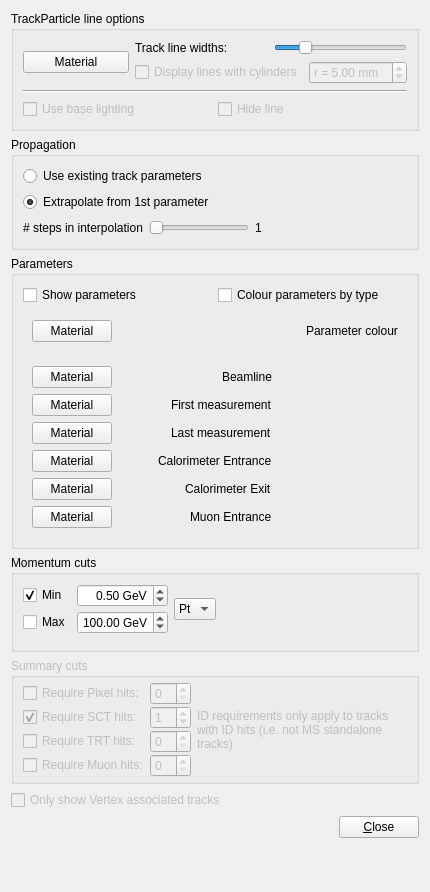
<?xml version="1.0" encoding="UTF-8"?>
<ui version="4.0">
 <class>TrackParticleCollectionSettingsForm</class>
 <widget class="QWidget" name="TrackParticleCollectionSettingsForm">
  <property name="geometry">
   <rect>
    <x>0</x>
    <y>0</y>
    <width>430</width>
    <height>892</height>
   </rect>
  </property>
  <property name="windowTitle">
   <string>Form</string>
  </property>
  <layout class="QVBoxLayout" name="verticalLayout_5">
   <item>
    <widget class="QGroupBox" name="groupBox_4">
     <property name="title">
      <string>TrackParticle line options</string>
     </property>
     <property name="checkable">
      <bool>false</bool>
     </property>
     <layout class="QVBoxLayout" name="verticalLayout_3">
      <item>
       <layout class="QHBoxLayout" name="horizontalLayout_4">
        <item>
         <widget class="VP1MaterialButton" name="pushButton_matButton">
          <property name="text">
           <string>Material</string>
          </property>
         </widget>
        </item>
        <item>
         <layout class="QVBoxLayout" name="verticalLayout">
          <item>
           <layout class="QHBoxLayout" name="horizontalLayout_2">
            <item>
             <widget class="QLabel" name="label_4">
              <property name="text">
               <string>Track line widths:</string>
              </property>
             </widget>
            </item>
            <item>
             <widget class="QSlider" name="horizontalSlider_trackWidth">
              <property name="sizePolicy">
               <sizepolicy hsizetype="Preferred" vsizetype="Fixed">
                <horstretch>0</horstretch>
                <verstretch>0</verstretch>
               </sizepolicy>
              </property>
              <property name="minimumSize">
               <size>
                <width>100</width>
                <height>0</height>
               </size>
              </property>
              <property name="maximum">
               <number>100</number>
              </property>
              <property name="singleStep">
               <number>10</number>
              </property>
              <property name="value">
               <number>20</number>
              </property>
              <property name="orientation">
               <enum>Qt::Horizontal</enum>
              </property>
             </widget>
            </item>
           </layout>
          </item>
          <item>
           <layout class="QHBoxLayout" name="horizontalLayout">
            <item>
             <widget class="QCheckBox" name="checkBox_trackTubes">
              <property name="enabled">
               <bool>false</bool>
              </property>
              <property name="text">
               <string>Display lines with cylinders</string>
              </property>
             </widget>
            </item>
            <item>
             <widget class="QDoubleSpinBox" name="doubleSpinBox_trackTubesRadiusMM">
              <property name="enabled">
               <bool>false</bool>
              </property>
              <property name="prefix">
               <string>r = </string>
              </property>
              <property name="suffix">
               <string> mm</string>
              </property>
              <property name="minimum">
               <double>0.010000000000000</double>
              </property>
              <property name="value">
               <double>5.000000000000000</double>
              </property>
             </widget>
            </item>
           </layout>
          </item>
         </layout>
        </item>
       </layout>
      </item>
      <item>
       <widget class="Line" name="line">
        <property name="orientation">
         <enum>Qt::Horizontal</enum>
        </property>
       </widget>
      </item>
      <item>
       <layout class="QHBoxLayout" name="horizontalLayout_3">
        <item>
         <widget class="QCheckBox" name="checkBox_tracksUseBaseLightModel">
          <property name="enabled">
           <bool>false</bool>
          </property>
          <property name="toolTip">
           <string>Use a less advanced light model for the tracks. This might lead to more clearly visible tracks (but transparency will not be taken into account)</string>
          </property>
          <property name="text">
           <string>Use base lighting</string>
          </property>
         </widget>
        </item>
        <item>
         <widget class="QCheckBox" name="checkBox_hideactualpaths">
          <property name="enabled">
           <bool>false</bool>
          </property>
          <property name="toolTip">
           <string>Do not display the actual tracks. Projections and other track details (measurements, errors, ...) will still be shown.</string>
          </property>
          <property name="text">
           <string>Hide line</string>
          </property>
         </widget>
        </item>
       </layout>
      </item>
     </layout>
    </widget>
   </item>
   <item>
    <widget class="QGroupBox" name="groupBox_2">
     <property name="title">
      <string>Propagation</string>
     </property>
     <layout class="QVBoxLayout" name="verticalLayout_9">
      <item>
       <layout class="QVBoxLayout" name="verticalLayout_8">
        <item>
         <widget class="QRadioButton" name="radioButton_existingParameters">
          <property name="enabled">
           <bool>true</bool>
          </property>
          <property name="toolTip">
           <string>Try to use a simpler method to draw tracks</string>
          </property>
          <property name="text">
           <string>Use existing track parameters  </string>
          </property>
         </widget>
        </item>
        <item>
         <widget class="QRadioButton" name="radioButton_extrapolate">
          <property name="text">
           <string>Extrapolate from 1st parameter</string>
          </property>
          <property name="checked">
           <bool>true</bool>
          </property>
         </widget>
        </item>
       </layout>
      </item>
      <item>
       <layout class="QHBoxLayout" name="horizontalLayout_17">
        <item>
         <widget class="QLabel" name="label_2">
          <property name="text">
           <string># steps in interpolation</string>
          </property>
         </widget>
        </item>
        <item>
         <widget class="QSlider" name="horizontalSlider_numBezierSteps">
          <property name="sizePolicy">
           <sizepolicy hsizetype="Preferred" vsizetype="Fixed">
            <horstretch>0</horstretch>
            <verstretch>0</verstretch>
           </sizepolicy>
          </property>
          <property name="minimumSize">
           <size>
            <width>100</width>
            <height>0</height>
           </size>
          </property>
          <property name="minimum">
           <number>1</number>
          </property>
          <property name="maximum">
           <number>10</number>
          </property>
          <property name="singleStep">
           <number>1</number>
          </property>
          <property name="value">
           <number>1</number>
          </property>
          <property name="orientation">
           <enum>Qt::Horizontal</enum>
          </property>
         </widget>
        </item>
        <item>
         <widget class="QLabel" name="label_numBezierSteps">
          <property name="text">
           <string>1</string>
          </property>
         </widget>
        </item>
        <item>
         <spacer name="horizontalSpacer_11">
          <property name="orientation">
           <enum>Qt::Horizontal</enum>
          </property>
          <property name="sizeHint" stdset="0">
           <size>
            <width>40</width>
            <height>20</height>
           </size>
          </property>
         </spacer>
        </item>
       </layout>
      </item>
     </layout>
    </widget>
   </item>
   <item>
    <widget class="QGroupBox" name="groupBox">
     <property name="title">
      <string>Parameters</string>
     </property>
     <layout class="QVBoxLayout" name="verticalLayout_6">
      <item>
       <layout class="QHBoxLayout" name="horizontalLayout_14">
        <item>
         <widget class="QCheckBox" name="checkBox_showparameters">
          <property name="text">
           <string>Show parameters</string>
          </property>
         </widget>
        </item>
        <item>
         <widget class="QCheckBox" name="checkBox_parameters_colourByType">
          <property name="text">
           <string>Colour parameters by type</string>
          </property>
         </widget>
        </item>
       </layout>
      </item>
      <item>
       <widget class="QFrame" name="frame_defaultParameterColour">
        <property name="enabled">
         <bool>true</bool>
        </property>
        <property name="frameShape">
         <enum>QFrame::NoFrame</enum>
        </property>
        <property name="frameShadow">
         <enum>QFrame::Plain</enum>
        </property>
        <property name="lineWidth">
         <number>0</number>
        </property>
        <layout class="QHBoxLayout" name="horizontalLayout_16">
         <item>
          <layout class="QHBoxLayout" name="horizontalLayout_7">
           <item>
            <widget class="VP1MaterialButton" name="matButton_parametersDefaultColour">
             <property name="text">
              <string>Material</string>
             </property>
            </widget>
           </item>
           <item>
            <spacer name="horizontalSpacer_7">
             <property name="orientation">
              <enum>Qt::Horizontal</enum>
             </property>
             <property name="sizeHint" stdset="0">
              <size>
               <width>63</width>
               <height>20</height>
              </size>
             </property>
            </spacer>
           </item>
           <item>
            <widget class="QLabel" name="label_parameterColour">
             <property name="text">
              <string>Parameter colour</string>
             </property>
            </widget>
           </item>
          </layout>
         </item>
        </layout>
       </widget>
      </item>
      <item>
       <layout class="QHBoxLayout" name="horizontalLayout_15">
        <item>
         <widget class="QFrame" name="frame_parameterTypeColours">
          <property name="enabled">
           <bool>true</bool>
          </property>
          <property name="frameShape">
           <enum>QFrame::NoFrame</enum>
          </property>
          <property name="frameShadow">
           <enum>QFrame::Plain</enum>
          </property>
          <property name="lineWidth">
           <number>0</number>
          </property>
          <layout class="QVBoxLayout" name="verticalLayout_7">
           <item>
            <layout class="QHBoxLayout" name="horizontalLayout_8">
             <item>
              <widget class="VP1MaterialButton" name="pushButton_matButton_parameters_default_colour_2">
               <property name="text">
                <string>Material</string>
               </property>
              </widget>
             </item>
             <item>
              <spacer name="horizontalSpacer_3">
               <property name="orientation">
                <enum>Qt::Horizontal</enum>
               </property>
               <property name="sizeHint" stdset="0">
                <size>
                 <width>40</width>
                 <height>20</height>
                </size>
               </property>
              </spacer>
             </item>
             <item>
              <widget class="QLabel" name="label_parameterColour_2">
               <property name="text">
                <string>Beamline</string>
               </property>
              </widget>
             </item>
            </layout>
           </item>
           <item>
            <layout class="QHBoxLayout" name="horizontalLayout_9">
             <item>
              <widget class="VP1MaterialButton" name="pushButton_matButton_parameters_default_colour_3">
               <property name="text">
                <string>Material</string>
               </property>
              </widget>
             </item>
             <item>
              <spacer name="horizontalSpacer_4">
               <property name="orientation">
                <enum>Qt::Horizontal</enum>
               </property>
               <property name="sizeHint" stdset="0">
                <size>
                 <width>40</width>
                 <height>20</height>
                </size>
               </property>
              </spacer>
             </item>
             <item>
              <widget class="QLabel" name="label_parameterColour_3">
               <property name="text">
                <string>First measurement</string>
               </property>
              </widget>
             </item>
            </layout>
           </item>
           <item>
            <layout class="QHBoxLayout" name="horizontalLayout_10">
             <item>
              <widget class="VP1MaterialButton" name="pushButton_matButton_parameters_default_colour_4">
               <property name="text">
                <string>Material</string>
               </property>
              </widget>
             </item>
             <item>
              <spacer name="horizontalSpacer_5">
               <property name="orientation">
                <enum>Qt::Horizontal</enum>
               </property>
               <property name="sizeHint" stdset="0">
                <size>
                 <width>40</width>
                 <height>20</height>
                </size>
               </property>
              </spacer>
             </item>
             <item>
              <widget class="QLabel" name="label_parameterColour_4">
               <property name="text">
                <string>Last measurement</string>
               </property>
              </widget>
             </item>
            </layout>
           </item>
           <item>
            <layout class="QHBoxLayout" name="horizontalLayout_11">
             <item>
              <widget class="VP1MaterialButton" name="pushButton_matButton_parameters_default_colour_5">
               <property name="text">
                <string>Material</string>
               </property>
              </widget>
             </item>
             <item>
              <spacer name="horizontalSpacer_6">
               <property name="orientation">
                <enum>Qt::Horizontal</enum>
               </property>
               <property name="sizeHint" stdset="0">
                <size>
                 <width>40</width>
                 <height>20</height>
                </size>
               </property>
              </spacer>
             </item>
             <item>
              <widget class="QLabel" name="label_parameterColour_5">
               <property name="text">
                <string>Calorimeter Entrance</string>
               </property>
              </widget>
             </item>
            </layout>
           </item>
           <item>
            <layout class="QHBoxLayout" name="horizontalLayout_12">
             <item>
              <widget class="VP1MaterialButton" name="pushButton_matButton_parameters_default_colour_6">
               <property name="text">
                <string>Material</string>
               </property>
              </widget>
             </item>
             <item>
              <spacer name="horizontalSpacer_8">
               <property name="orientation">
                <enum>Qt::Horizontal</enum>
               </property>
               <property name="sizeHint" stdset="0">
                <size>
                 <width>40</width>
                 <height>20</height>
                </size>
               </property>
              </spacer>
             </item>
             <item>
              <widget class="QLabel" name="label_parameterColour_6">
               <property name="text">
                <string>Calorimeter Exit</string>
               </property>
              </widget>
             </item>
            </layout>
           </item>
           <item>
            <layout class="QHBoxLayout" name="horizontalLayout_13">
             <item>
              <widget class="VP1MaterialButton" name="pushButton_matButton_parameters_default_colour_7">
               <property name="text">
                <string>Material</string>
               </property>
              </widget>
             </item>
             <item>
              <spacer name="horizontalSpacer_9">
               <property name="orientation">
                <enum>Qt::Horizontal</enum>
               </property>
               <property name="sizeHint" stdset="0">
                <size>
                 <width>40</width>
                 <height>20</height>
                </size>
               </property>
              </spacer>
             </item>
             <item>
              <widget class="QLabel" name="label_parameterColour_7">
               <property name="text">
                <string>Muon Entrance</string>
               </property>
              </widget>
             </item>
            </layout>
           </item>
          </layout>
         </widget>
        </item>
        <item>
         <spacer name="horizontalSpacer_10">
          <property name="orientation">
           <enum>Qt::Horizontal</enum>
          </property>
          <property name="sizeHint" stdset="0">
           <size>
            <width>40</width>
            <height>20</height>
           </size>
          </property>
         </spacer>
        </item>
       </layout>
      </item>
     </layout>
    </widget>
   </item>
   <item>
    <widget class="QWidget" name="cuts" native="true">
     <property name="enabled">
      <bool>true</bool>
     </property>
     <layout class="QVBoxLayout" name="verticalLayout_4">
      <property name="margin">
       <number>0</number>
      </property>
      <item>
       <widget class="QGroupBox" name="groupBox_cuts_momentum">
        <property name="enabled">
         <bool>true</bool>
        </property>
        <property name="title">
         <string>Momentum cuts</string>
        </property>
        <layout class="QVBoxLayout" name="verticalLayout_2">
         <item>
          <layout class="QHBoxLayout" name="horizontalLayout_5">
           <item>
            <layout class="QGridLayout" name="_5">
             <property name="verticalSpacing">
              <number>4</number>
             </property>
             <item row="0" column="0">
              <widget class="QCheckBox" name="checkBox_cut_minpt">
               <property name="text">
                <string>Min</string>
               </property>
               <property name="checked">
                <bool>true</bool>
               </property>
              </widget>
             </item>
             <item row="0" column="1">
              <widget class="QDoubleSpinBox" name="doubleSpinBox_cut_minpt_gev">
               <property name="alignment">
                <set>Qt::AlignRight|Qt::AlignTrailing|Qt::AlignVCenter</set>
               </property>
               <property name="suffix">
                <string> GeV</string>
               </property>
               <property name="maximum">
                <double>999.990000000000009</double>
               </property>
               <property name="singleStep">
                <double>0.100000000000000</double>
               </property>
               <property name="value">
                <double>0.500000000000000</double>
               </property>
              </widget>
             </item>
             <item row="1" column="0">
              <widget class="QCheckBox" name="checkBox_cut_maxpt">
               <property name="text">
                <string>Max</string>
               </property>
              </widget>
             </item>
             <item row="1" column="1">
              <widget class="QDoubleSpinBox" name="doubleSpinBox_cut_maxpt_gev">
               <property name="alignment">
                <set>Qt::AlignRight|Qt::AlignTrailing|Qt::AlignVCenter</set>
               </property>
               <property name="suffix">
                <string> GeV</string>
               </property>
               <property name="maximum">
                <double>999.990000000000009</double>
               </property>
               <property name="singleStep">
                <double>0.100000000000000</double>
               </property>
               <property name="value">
                <double>100.000000000000000</double>
               </property>
              </widget>
             </item>
            </layout>
           </item>
           <item>
            <widget class="QComboBox" name="comboBox_momtype">
             <item>
              <property name="text">
               <string>Pt</string>
              </property>
             </item>
             <item>
              <property name="text">
               <string>P</string>
              </property>
             </item>
            </widget>
           </item>
           <item>
            <spacer name="horizontalSpacer">
             <property name="orientation">
              <enum>Qt::Horizontal</enum>
             </property>
             <property name="sizeHint" stdset="0">
              <size>
               <width>13</width>
               <height>20</height>
              </size>
             </property>
            </spacer>
           </item>
          </layout>
         </item>
         <item>
          <widget class="VP1EtaPhiCutWidget" name="etaPhiCutWidget" native="true"/>
         </item>
        </layout>
       </widget>
      </item>
      <item>
       <widget class="QGroupBox" name="groupBox_cuts_summary">
        <property name="enabled">
         <bool>false</bool>
        </property>
        <property name="title">
         <string>Summary cuts</string>
        </property>
        <layout class="QHBoxLayout" name="horizontalLayout_6">
         <property name="topMargin">
          <number>4</number>
         </property>
         <property name="rightMargin">
          <number>7</number>
         </property>
         <property name="bottomMargin">
          <number>4</number>
         </property>
         <item>
          <layout class="QGridLayout" name="gridLayout_lala">
           <property name="spacing">
            <number>1</number>
           </property>
           <item row="1" column="0">
            <widget class="QCheckBox" name="checkBox_cut_nhits_pixel">
             <property name="toolTip">
              <string>Hide tracks without this many pixel hits. Only applies to tracks with ID information.</string>
             </property>
             <property name="text">
              <string>Require Pixel hits:</string>
             </property>
            </widget>
           </item>
           <item row="1" column="1">
            <widget class="QSpinBox" name="spinBox_cut_nhits_pixel"/>
           </item>
           <item row="2" column="0">
            <widget class="QCheckBox" name="checkBox_cut_nhits_sct">
             <property name="toolTip">
              <string>Hide tracks without this many SCT hits. Only applies to tracks with ID information.</string>
             </property>
             <property name="text">
              <string>Require SCT hits:</string>
             </property>
             <property name="checked">
              <bool>true</bool>
             </property>
            </widget>
           </item>
           <item row="2" column="1">
            <widget class="QSpinBox" name="spinBox_cut_nhits_sct">
             <property name="value">
              <number>1</number>
             </property>
            </widget>
           </item>
           <item row="3" column="0">
            <widget class="QCheckBox" name="checkBox_cut_nhits_trt">
             <property name="toolTip">
              <string>Hide tracks without this many TRT hits. Only applies to tracks with ID information.</string>
             </property>
             <property name="text">
              <string>Require TRT hits:</string>
             </property>
            </widget>
           </item>
           <item row="3" column="1">
            <widget class="QSpinBox" name="spinBox_cut_nhits_trt"/>
           </item>
           <item row="4" column="0">
            <widget class="QCheckBox" name="checkBox_cut_nhits_muon">
             <property name="text">
              <string>Require Muon hits:</string>
             </property>
            </widget>
           </item>
           <item row="4" column="1">
            <widget class="QSpinBox" name="spinBox_cut_nhits_muon"/>
           </item>
          </layout>
         </item>
         <item>
          <widget class="QLabel" name="label">
           <property name="autoFillBackground">
            <bool>false</bool>
           </property>
           <property name="text">
            <string>ID requirements only apply to tracks with ID hits (i.e. not MS standalone tracks)</string>
           </property>
           <property name="wordWrap">
            <bool>true</bool>
           </property>
          </widget>
         </item>
         <item>
          <spacer name="horizontalSpacer_2">
           <property name="orientation">
            <enum>Qt::Horizontal</enum>
           </property>
           <property name="sizeHint" stdset="0">
            <size>
             <width>14</width>
             <height>20</height>
            </size>
           </property>
          </spacer>
         </item>
        </layout>
       </widget>
      </item>
      <item>
       <widget class="QCheckBox" name="checkBox_vertexAssociated">
        <property name="enabled">
         <bool>false</bool>
        </property>
        <property name="toolTip">
         <string>The vertex system must be enabled for this to be usable.</string>
        </property>
        <property name="text">
         <string>Only show Vertex associated tracks</string>
        </property>
        <property name="checked">
         <bool>false</bool>
        </property>
       </widget>
      </item>
     </layout>
    </widget>
   </item>
   <item>
    <layout class="QHBoxLayout" name="_2">
     <item>
      <spacer>
       <property name="orientation">
        <enum>Qt::Horizontal</enum>
       </property>
       <property name="sizeHint" stdset="0">
        <size>
         <width>40</width>
         <height>20</height>
        </size>
       </property>
      </spacer>
     </item>
     <item>
      <widget class="QPushButton" name="pushButton_close">
       <property name="text">
        <string>&amp;Close</string>
       </property>
      </widget>
     </item>
    </layout>
   </item>
   <item>
    <spacer name="verticalSpacer">
     <property name="orientation">
      <enum>Qt::Vertical</enum>
     </property>
     <property name="sizeHint" stdset="0">
      <size>
       <width>20</width>
       <height>40</height>
      </size>
     </property>
    </spacer>
   </item>
  </layout>
 </widget>
 <customwidgets>
  <customwidget>
   <class>VP1MaterialButton</class>
   <extends>QPushButton</extends>
   <header>VP1Base/VP1MaterialButton.h</header>
  </customwidget>
  <customwidget>
   <class>VP1EtaPhiCutWidget</class>
   <extends>QWidget</extends>
   <header>VP1Base/VP1EtaPhiCutWidget.h</header>
   <container>1</container>
  </customwidget>
 </customwidgets>
 <resources/>
 <connections>
  <connection>
   <sender>checkBox_parameters_colourByType</sender>
   <signal>toggled(bool)</signal>
   <receiver>frame_parameterTypeColours</receiver>
   <slot>setVisible(bool)</slot>
   <hints>
    <hint type="sourcelabel">
     <x>214</x>
     <y>201</y>
    </hint>
    <hint type="destinationlabel">
     <x>214</x>
     <y>371</y>
    </hint>
   </hints>
  </connection>
  <connection>
   <sender>checkBox_parameters_colourByType</sender>
   <signal>toggled(bool)</signal>
   <receiver>frame_defaultParameterColour</receiver>
   <slot>setHidden(bool)</slot>
   <hints>
    <hint type="sourcelabel">
     <x>214</x>
     <y>201</y>
    </hint>
    <hint type="destinationlabel">
     <x>214</x>
     <y>239</y>
    </hint>
   </hints>
  </connection>
  <connection>
   <sender>horizontalSlider_numBezierSteps</sender>
   <signal>valueChanged(int)</signal>
   <receiver>label_numBezierSteps</receiver>
   <slot>setNum(int)</slot>
   <hints>
    <hint type="sourcelabel">
     <x>312</x>
     <y>207</y>
    </hint>
    <hint type="destinationlabel">
     <x>416</x>
     <y>207</y>
    </hint>
   </hints>
  </connection>
 </connections>
</ui>
